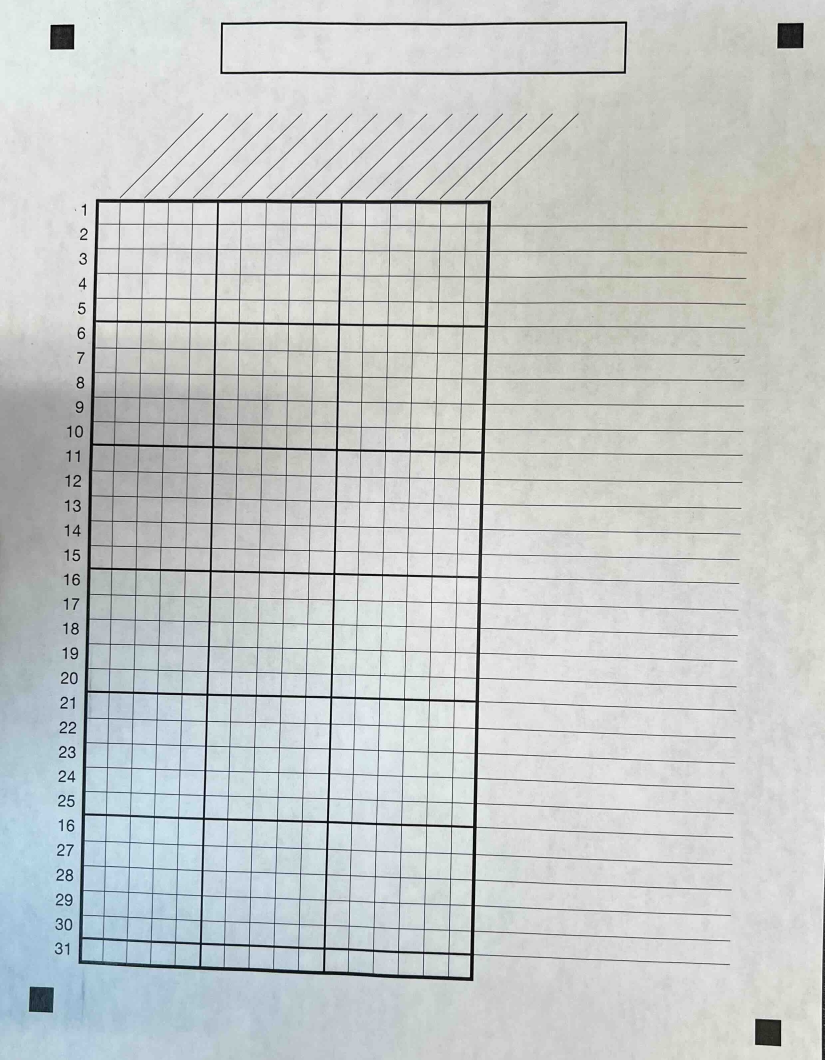
#> input picture input/IMG_1370.jpg, 2474 x 3178 px, found by its file name (shown at 1/3 size)
$ jupyter execute --allow-errors Untitled.ipynb   (shell and % lines are left out)
#> lines starting #> are read from the running program, lines starting #| are printed output that depends on the picture; after the words box and inside, x2 and y2 are one past the last pixel; in counts of white or black regions, pixels touching at a corner belong together
[cell 1]
# Preamble, notebook setup and imports


import cv2

[cell 2]
#!/usr/bin/env python3
"""
Habit Tracker Scanner - Steps 1-3
Detects corner calibration markers and applies perspective correction
"""

import cv2
import numpy as np
from typing import List, Tuple, Optional
import sys


def load_and_preprocess(image_path: str) -> Tuple[np.ndarray, np.ndarray, np.ndarray]:
    """
    Step 1: Load image and create preprocessed versions

    Args:
        image_path: Path to the scanned habit tracker image

    Returns:
        Tuple of (original_color, grayscale, binary_threshold)
    """
    # Load the image
    image = cv2.imread(image_path)
    if image is None:
        raise ValueError(f"Could not load image at {image_path}")

    print(f"Loaded image: {image.shape[1]}x{image.shape[0]} pixels")

    # Convert to grayscale
    gray = cv2.cvtColor(image, cv2.COLOR_BGR2GRAY)

    # Apply binary threshold (invert so markers are white on black background)
    _, binary = cv2.threshold(gray, 127, 255, cv2.THRESH_BINARY_INV)

    return image, gray, binary


def detect_corner_markers(binary: np.ndarray,
                          min_area: int = 500,
                          max_area: int = 10000) -> List[Tuple[int, int]]:
    """
    Step 2: Detect the 4 corner calibration markers

    Args:
        binary: Binary thresholded image
        min_area: Minimum contour area to consider as marker
        max_area: Maximum contour area to consider as marker

    Returns:
        List of 4 (x, y) corner coordinates sorted as:
        [top-left, top-right, bottom-left, bottom-right]
    """
    # Find all contours
    contours, _ = cv2.findContours(binary, cv2.RETR_EXTERNAL, cv2.CHAIN_APPROX_SIMPLE)

    print(f"Found {len(contours)} contours")

    # Filter for marker candidates
    markers = []
    for cnt in contours:
        area = cv2.contourArea(cnt)

        # Filter by area
        if min_area < area < max_area:
            # Get bounding rectangle
            x, y, w, h = cv2.boundingRect(cnt)

            # Check if roughly square (markers should be square)
            aspect_ratio = w / h if h > 0 else 0
            if 0.7 < aspect_ratio < 1.3:  # Allow some tolerance
                # Use center of bounding box as marker position
                center_x = x + w // 2
                center_y = y + h // 2
                markers.append((center_x, center_y, area))
                print(f"  Marker candidate at ({center_x}, {center_y}), area={area:.0f}")

    #if len(markers) < 4:
    #    raise ValueError(f"Found only {len(markers)} markers, need 4 corner markers")

    if len(markers) > 4:
        # Take the 4 largest markers (most likely to be our calibration squares)
        markers.sort(key=lambda m: m[2], reverse=True)
        markers = markers[:4]
        print(f"Found {len(markers)} candidates, using 4 largest")

    # Remove area from tuples, keep just (x, y)
    marker_points = [(x, y) for x, y, _ in markers]

    # Sort markers into consistent order: TL, TR, BL, BR
    sorted_markers = sort_corners(marker_points)

    return sorted_markers


def sort_corners(points: List[Tuple[int, int]]) -> List[Tuple[int, int]]:
    """
    Sort 4 corner points into consistent order:
    [top-left, top-right, bottom-left, bottom-right]

    Args:
        points: List of 4 (x, y) coordinates

    Returns:
        Sorted list of 4 coordinates
    """
    # Convert to numpy array for easier manipulation
    pts = np.array(points, dtype=np.float32)

    # Sort by y-coordinate to get top 2 and bottom 2
    sorted_by_y = pts[np.argsort(pts[:, 1])]
    top_two = sorted_by_y[:2]
    bottom_two = sorted_by_y[2:]

    # Sort each pair by x-coordinate
    top_two = top_two[np.argsort(top_two[:, 0])]  # left to right
    bottom_two = bottom_two[np.argsort(bottom_two[:, 0])]  # left to right

    # Return in order: TL, TR, BL, BR
    sorted_pts = [
        tuple(top_two[0]),      # top-left
        tuple(top_two[1]),      # top-right
        tuple(bottom_two[0]),   # bottom-left
        tuple(bottom_two[1])    # bottom-right
    ]

    print("\nSorted corners:")
    print(f"  Top-left:     {sorted_pts[0]}")
    print(f"  Top-right:    {sorted_pts[1]}")
    print(f"  Bottom-left:  {sorted_pts[2]}")
    print(f"  Bottom-right: {sorted_pts[3]}")

    return sorted_pts


def apply_perspective_correction(image: np.ndarray,
                                 corners: List[Tuple[int, int]],
                                 output_width: int = 1700,
                                 output_height: int = 2200) -> np.ndarray:
    """
    Step 3: Apply perspective transform to straighten the image

    Args:
        image: Input image (color or grayscale)
        corners: List of 4 corner coordinates [TL, TR, BL, BR]
        output_width: Desired width of output image
        output_height: Desired height of output image

    Returns:
        Warped/corrected image
    """
    # Source points (detected corners)
    src_points = np.array(corners, dtype=np.float32)

    # Destination points (perfect rectangle)
    dst_points = np.array([
        [0, 0],                           # top-left
        [output_width - 1, 0],           # top-right
        [0, output_height - 1],          # bottom-left
        [output_width - 1, output_height - 1]  # bottom-right
    ], dtype=np.float32)

    # Calculate perspective transform matrix
    matrix = cv2.getPerspectiveTransform(src_points, dst_points)

    # Apply the transform
    warped = cv2.warpPerspective(image, matrix, (output_width, output_height))

    print(f"\nPerspective correction applied")
    print(f"Output size: {output_width}x{output_height}")

    return warped


def visualize_detection(image: np.ndarray,
                       corners: List[Tuple[int, int]],
                       output_path: str = "detected_markers.jpg"):
    """
    Helper function to visualize detected markers (for debugging)

    Args:
        image: Original image
        corners: Detected corner coordinates
        output_path: Where to save visualization
    """
    vis = image.copy()

    # Draw circles at detected corners
    colors = [(0, 0, 255), (0, 255, 0), (255, 0, 0), (255, 255, 0)]  # BGR
    labels = ['TL', 'TR', 'BL', 'BR']

    for i, (x, y) in enumerate(corners):
        cv2.circle(vis, (int(x), int(y)), 20, colors[i], -1)
        cv2.putText(vis, labels[i], (int(x) - 30, int(y) - 30),
                   cv2.FONT_HERSHEY_SIMPLEX, 1, colors[i], 2)

    # Draw lines connecting corners to show detected quadrilateral
    pts = np.array(corners, dtype=np.int32)
    pts = pts.reshape((-1, 1, 2))
    cv2.polylines(vis, [pts[[0, 1, 3, 2]]], True, (0, 255, 255), 3)

    cv2.imwrite(output_path, vis)
    print(f"Visualization saved to {output_path}")

[cell 3]
def scan_image(image_path: str, output_dir: str):
    """
    Main pipeline for steps 1-3
    """
    print("=" * 60)
    print("HABIT TRACKER SCANNER - Steps 1-3")
    print("=" * 60)

    # Step 1: Load and preprocess
    print("\n[Step 1] Loading and preprocessing image...")
    original, gray, binary = load_and_preprocess(image_path)
#> in load_and_preprocess, image is the input picture: shape (3178, 2474, 3); mean B, G, R 200.9, 201.7, 197.8
#| Loaded image: 2474x3178 pixels
#> in load_and_preprocess, `gray = cv2.cvtColor(image, cv2.COLOR_BGR2GRAY)`:
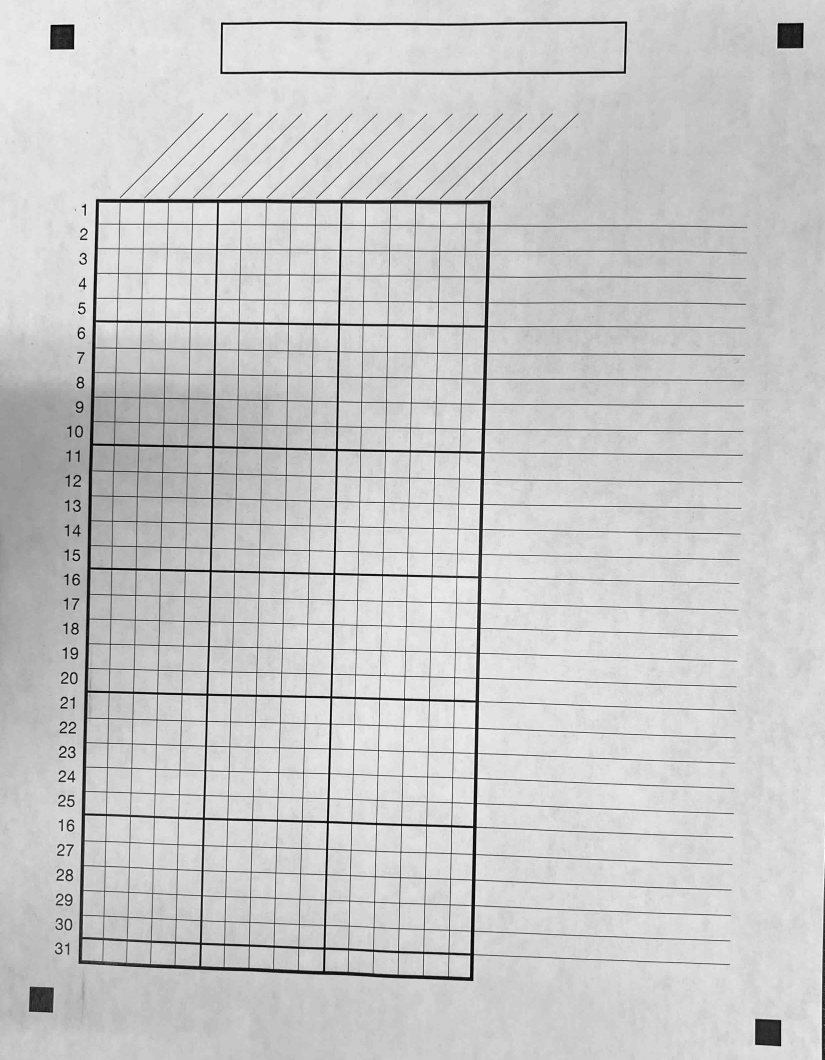
#> gray: shape (3178, 2474) (shown at 1/3 size); min 0, max 255, mean 200.5
#> in load_and_preprocess, `_, binary = cv2.threshold(gray, 127, 255, cv2.THRESH_BINARY_INV)`:
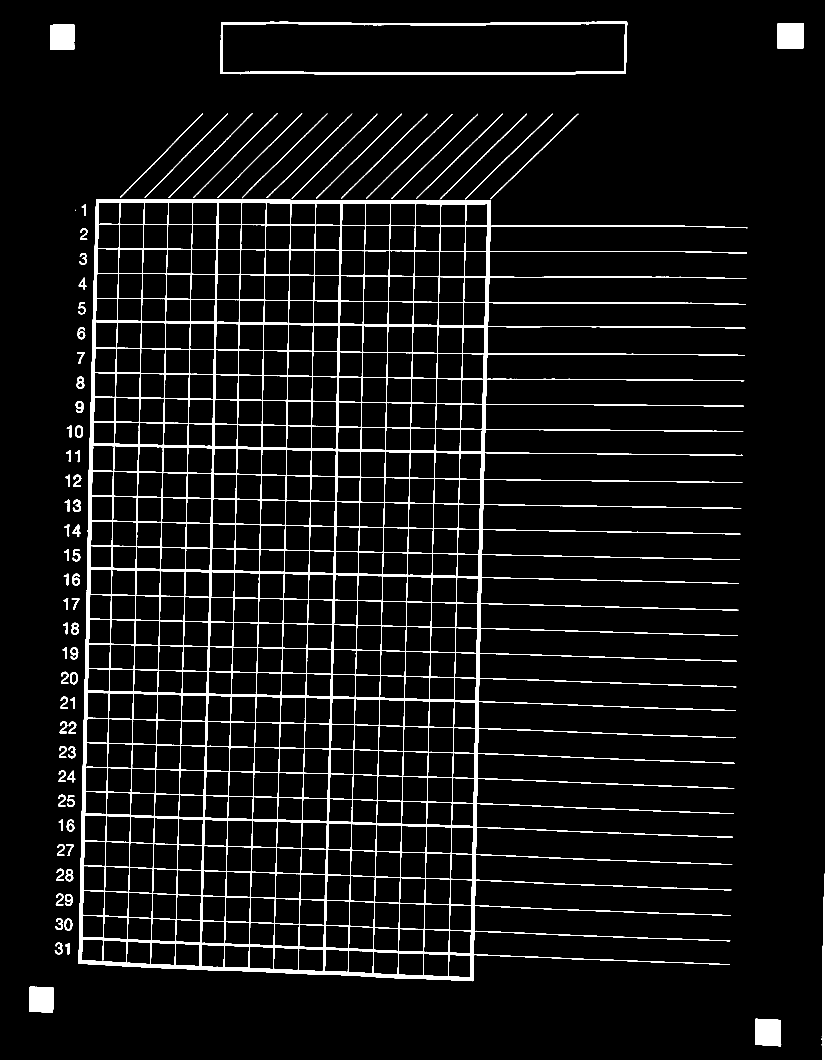
#> binary: shape (3178, 2474) (shown at 1/3 size); 5.2% white; 83 white regions (2 under 20 px)

    # Step 2: Detect corner markers
    print("\n[Step 2] Detecting corner markers...")
    corners = detect_corner_markers(binary)
#> in detect_corner_markers, `contours, _ = cv2.findContours(binary, cv2.RETR_EXTERNAL, cv2.CHAIN_AP..`: contours = 82 contours, 2 with area under 20; largest, box (x1, y1, x2, y2) and area: (235, 597, 2242, 2944) 2770508, (661, 64, 1882, 225) 187974, (2265, 3056, 2344, 3139) 5936, (2332, 69, 2411, 145) 5728, (87, 2960, 162, 3038) 5306
#| Found 82 contours
#> the loop in detect_corner_markers, `for cnt in contours:` made 82 passes
#> (area, x, y, w, h, aspect_ratio, center_x, center_y) on passes 1, 2, 64, 65, 66, 67, 68, 69, 70, 71, 72, 73: (5936.5, 2265, 3056, 79, 83, 0.952, 2304, 3097), (5305.5, 87, 2960, 75, 78, 0.962, 124, 2999), (578.5, 1098, 342, 259, 255, 1.02, 1227, 469), (669, 1471, 341, 264, 257, 1.03, 1603, 469), (652.5, 1395, 341, 263, 257, 1.02, 1526, 469), (616.5, 1319, 341, 262, 257, 1.02, 1450, 469), (611, 1248, 341, 261, 256, 1.02, 1378, 469), (574.5, 1174, 341, 260, 256, 1.02, 1304, 469), (569, 1023, 341, 259, 256, 1.01, 1152, 469), (544, 948, 341, 258, 255, 1.01, 1077, 468), (543, 875, 341, 257, 255, 1.01, 1003, 468), (522.5, 799, 341, 258, 253, 1.02, 928, 467)
#> (area, x, y, w, h, aspect_ratio) on passes 5, 7, 9, 11, 27, 29: (654, 194, 2756, 23, 36, 0.639), (509.5, 195, 2682, 23, 36, 0.639), (2663.5, 2465, 2630, 9, 548, 0.0164), (610, 196, 2607, 24, 37, 0.649), (665, 210, 2016, 23, 37, 0.622), (512, 212, 1942, 23, 36, 0.639)
#|   Marker candidate at (2304, 3097), area=5936
#|   Marker candidate at (124, 2999), area=5306
#|   Marker candidate at (1227, 469), area=578
#|   Marker candidate at (1603, 469), area=669
#|   Marker candidate at (1526, 469), area=652
#|   Marker candidate at (1450, 469), area=616
#|   Marker candidate at (1378, 469), area=611
#|   Marker candidate at (1304, 469), area=574
#> (further printed lines are left out)
#> after the loop in detect_corner_markers, `for cnt in contours:`: markers = 19 items, first 6: (2304, 3097, 5936.5), (124, 2999, 5305.5), (1227, 469, 578.5), (1603, 469, 669), (1526, 469, 652.5), (1450, 469, 616.5)
#> in detect_corner_markers, `markers = markers[:4]`: markers = [(2304, 3097, 5936.5), (2371, 107, 5728.5), (124, 2999, 5305.5), (187, 111, 5162.5)]
#| Found 4 candidates, using 4 largest
#> in detect_corner_markers, `marker_points = [(x, y) for x, y, _ in markers]`: marker_points = [(2304, 3097), (2371, 107), (124, 2999), (187, 111)]
#> in sort_corners, `pts = np.array(points, dtype=np.float32)`: pts = [[2304, 3097], [2371, 107], [124, 2999], [187, 111]]
#> in sort_corners, `sorted_by_y = pts[np.argsort(pts[:, 1])]`: sorted_by_y = [[2371, 107], [187, 111], [124, 2999], [2304, 3097]]
#> in sort_corners, `top_two = sorted_by_y[:2]`: top_two = [[2371, 107], [187, 111]]
#> in sort_corners, `bottom_two = sorted_by_y[2:]`: bottom_two = [[124, 2999], [2304, 3097]]
#> in sort_corners, `top_two = top_two[np.argsort(top_two[:, 0])]`: top_two = [[187, 111], [2371, 107]]
#> in sort_corners, `sorted_pts = [ tuple(top_two[0]),`: sorted_pts = [(187, 111), (2371, 107), (124, 2999), (2304, 3097)]
#|   Top-left:     (187.0, 111.0)
#|   Top-right:    (2371.0, 107.0)
#|   Bottom-left:  (124.0, 2999.0)
#|   Bottom-right: (2304.0, 3097.0)
#> in detect_corner_markers, `sorted_markers = sort_corners(marker_points)`: sorted_markers has the same summary as sorted_pts in sort_corners
#> corners has the same summary as sorted_pts in sort_corners

    # Visualize detection (optional, for debugging)
    output_path = f"{output_dir}/detected_markers.jpg"
    visualize_detection(original, corners, output_path)
#> the loop in visualize_detection, `for i, (x, y) in enumerate(corners):` made 4 passes
#> in visualize_detection, `pts = np.array(corners, dtype=np.int32)`: pts = [[187, 111], [2371, 107], [124, 2999], [2304, 3097]]

    # Step 3: Apply perspective correction
    print("\n[Step 3] Applying perspective correction...")
    warped = apply_perspective_correction(original, corners)
#> in apply_perspective_correction, `src_points = np.array(corners, dtype=np.float32)`: src_points has the same summary as pts in visualize_detection
#> in apply_perspective_correction, `matrix = cv2.getPerspectiveTransform(src_points, dst_points)`: matrix = [[0.808, 0.0176, -153], [0.0014, 0.763, -84.97], [1.62e-05, 8.15e-08, 1]]
#> in apply_perspective_correction, `warped = cv2.warpPerspective(image, matrix, (output_width, output_heig..`:
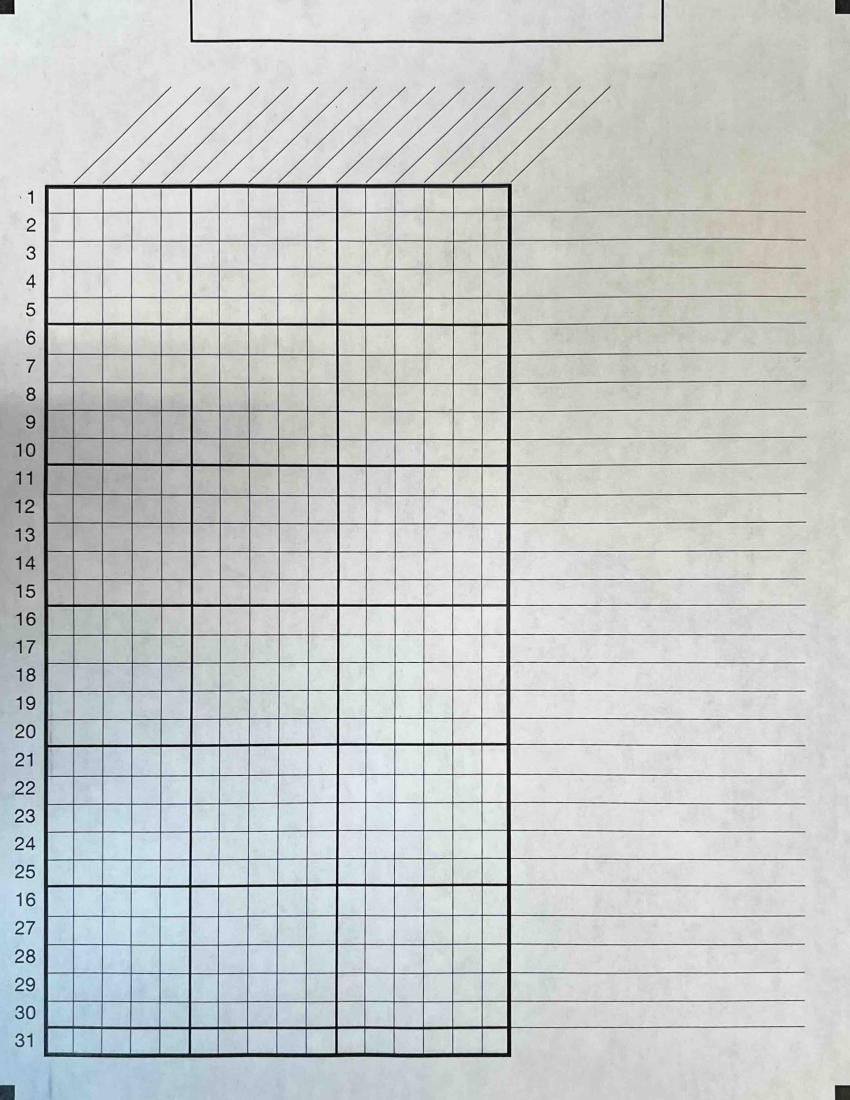
#> warped: shape (2200, 1700, 3) (shown at 1/2 size); mean B, G, R 200.4, 201.3, 197.7

    # Save the corrected image
    output_path = f"{output_dir}/corrected_grid.jpg"
    cv2.imwrite(output_path, warped)
    print(f"\nCorrected image saved to {output_path}")

    # Also save grayscale version for further processing
    warped_gray = cv2.cvtColor(warped, cv2.COLOR_BGR2GRAY)
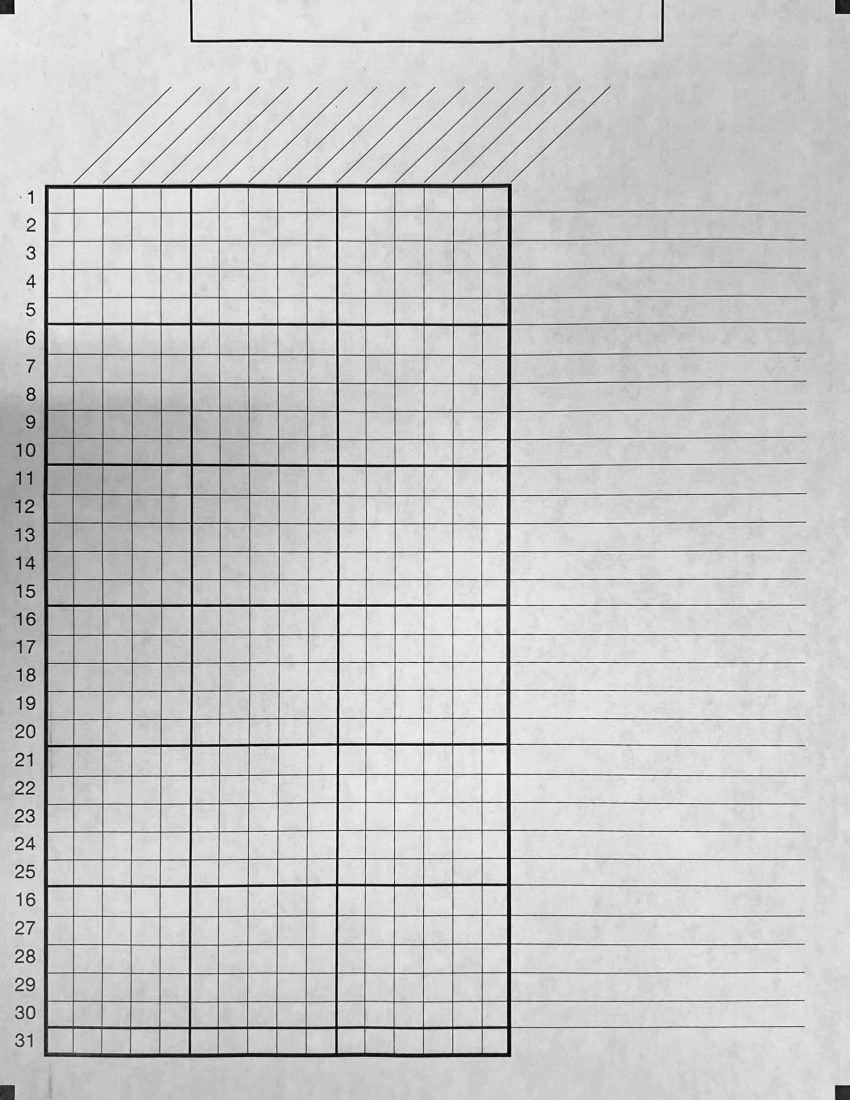
#> warped_gray: shape (2200, 1700) (shown at 1/2 size); min 0, max 255, mean 200.2
    cv2.imwrite(f"{output_dir}/corrected_grid_gray.jpg", warped_gray)
    print(f"Grayscale version saved to corrected_grid_gray.jpg")

    print("\n" + "=" * 60)
    print("SUCCESS! Steps 1-3 complete.")
    print("=" * 60)

    return warped, corners

[cell 4]
output_directory = "/Users/trung/Projects/Habits/output/"
image_file = "/Users/trung/Projects/Habits/input/IMG_1370.jpg"
warped, corners = scan_image(image_file, output_directory)
#> corners has the same summary as sorted_pts in sort_corners
